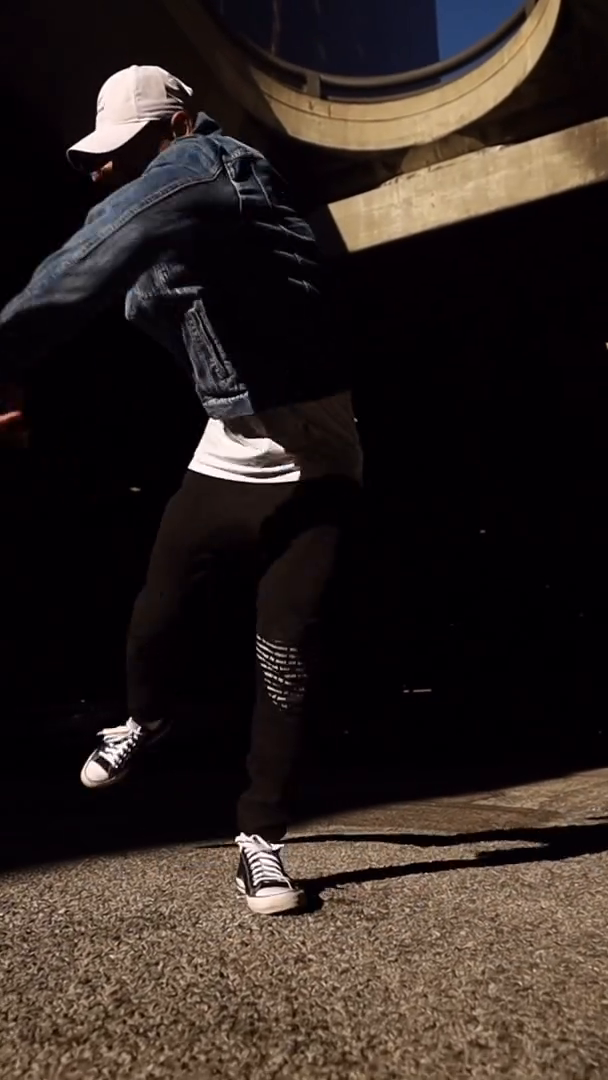
#> input picture frame 50 of learning-opencv/testvid.mp4, 608 x 1080 px
$ python video-processing-applying-filters.py
#> lines starting #> are read from the running program, lines starting #| are printed output that depends on the picture; after the words box and inside, x2 and y2 are one past the last pixel; in counts of white or black regions, pixels touching at a corner belong together
import cv2

cap = cv2.VideoCapture('testvid.mp4')
h = int(cap.get(cv2.CAP_PROP_FRAME_HEIGHT) * 0.4)
w = int(cap.get(cv2.CAP_PROP_FRAME_WIDTH) * 0.4)
fps = cap.get(cv2.CAP_PROP_FPS)
delay = int(1000/fps)

while True:
    ret, frame = cap.read()
#> frame is the input picture: shape (1080, 608, 3); mean B, G, R 33.8, 37.6, 47.2

    if not ret:
        break

    frame = cv2.resize(frame, (w, h), interpolation=cv2.INTER_AREA)
#> frame: shape (432, 243, 3)
    cv2.imshow('Simple', frame)

    grayscale = cv2.cvtColor(frame, cv2.COLOR_BGR2GRAY)
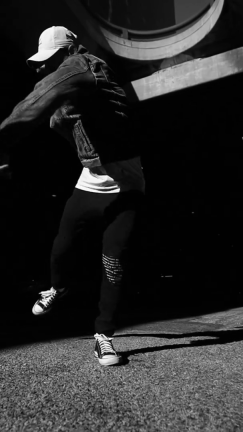
#> grayscale: shape (432, 243); min 0, max 250, mean 40
    cv2.imshow('Grayscaled', grayscale)

    edges = cv2.Canny(frame, 300, 500)
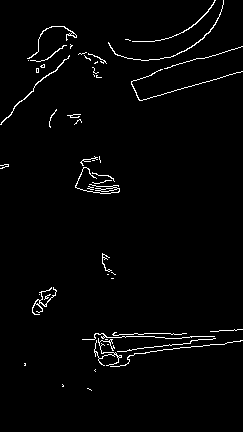
#> edges: shape (432, 243); 2.1% white in thin lines or dots
    canny = cv2.cvtColor(edges, cv2.COLOR_GRAY2BGR)
#> canny: shape (432, 243, 3); 2.1% white in thin lines or dots
    cv2.imshow('Canny Edges', canny)

    gaussianBlur = cv2.GaussianBlur(frame, (9, 9), 0)
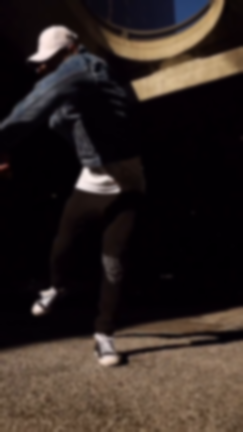
#> gaussianBlur: shape (432, 243, 3); mean B, G, R 33.8, 37.6, 47.2
    cv2.putText(gaussianBlur, 'testing', (100, 40), cv2.FONT_HERSHEY_SIMPLEX, 1, (0, 0, 255), 2, cv2.LINE_AA)
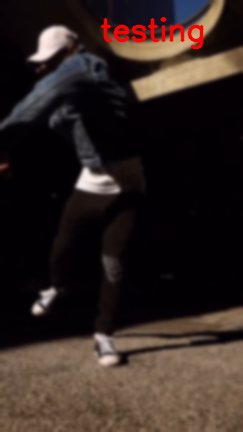
#> gaussianBlur: shape (432, 243, 3); 1.33% of pixels changed, all inside (x1, y1, x2, y2) = (100, 17, 204, 50)
    cv2.imshow('Gaussian Blur', gaussianBlur)


    if(cv2.waitKey(delay) & 0xff == ord('q')):
#> (key q is pressed here)
        break


cap.release()
cv2.destroyAllWindows()

$ run again, starting later in the video
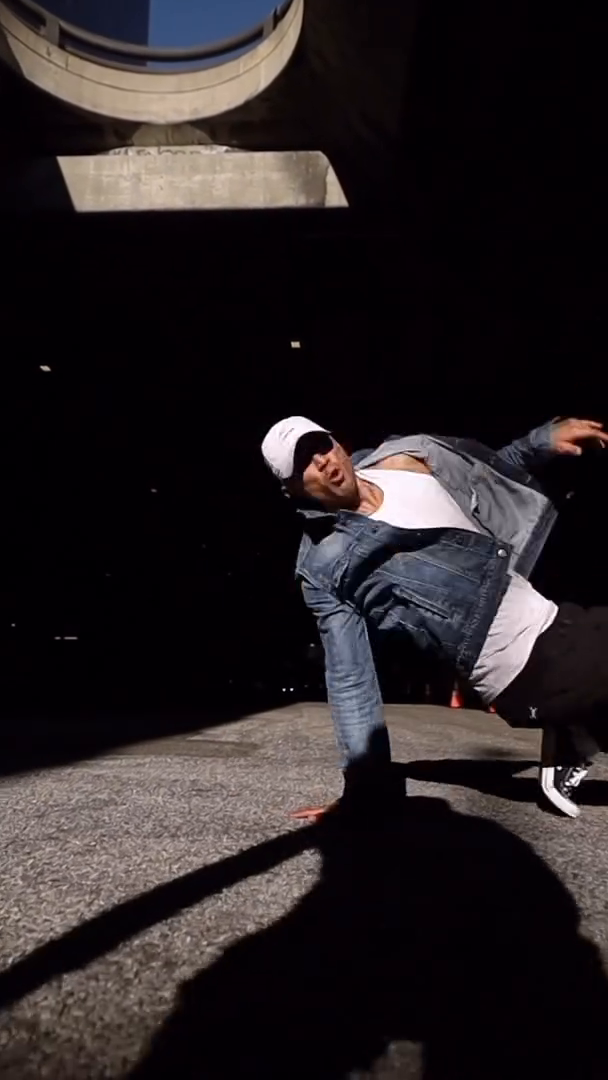
#> input picture frame 227 of learning-opencv/testvid.mp4, 608 x 1080 px
#> frame is the input picture: shape (1080, 608, 3); mean B, G, R 36.3, 34.4, 40.6
#> frame: shape (432, 243, 3)
#> `edges = cv2.Canny(frame, 300, 500)`:
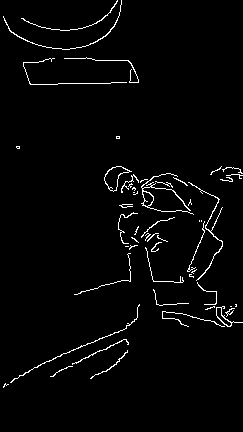
#> edges: shape (432, 243); 2.5% white in thin lines or dots, all inside (x1, y1, x2, y2) = (3, 0, 243, 388)
#> `cv2.putText(gaussianBlur, 'testing', (100, 40), cv2.FONT_HERSHEY_SIMPL..`:
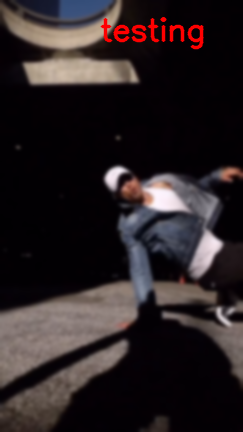
#> gaussianBlur: shape (432, 243, 3); mean B, G, R 36.2, 34.2, 42.7

$ run again, starting later in the video
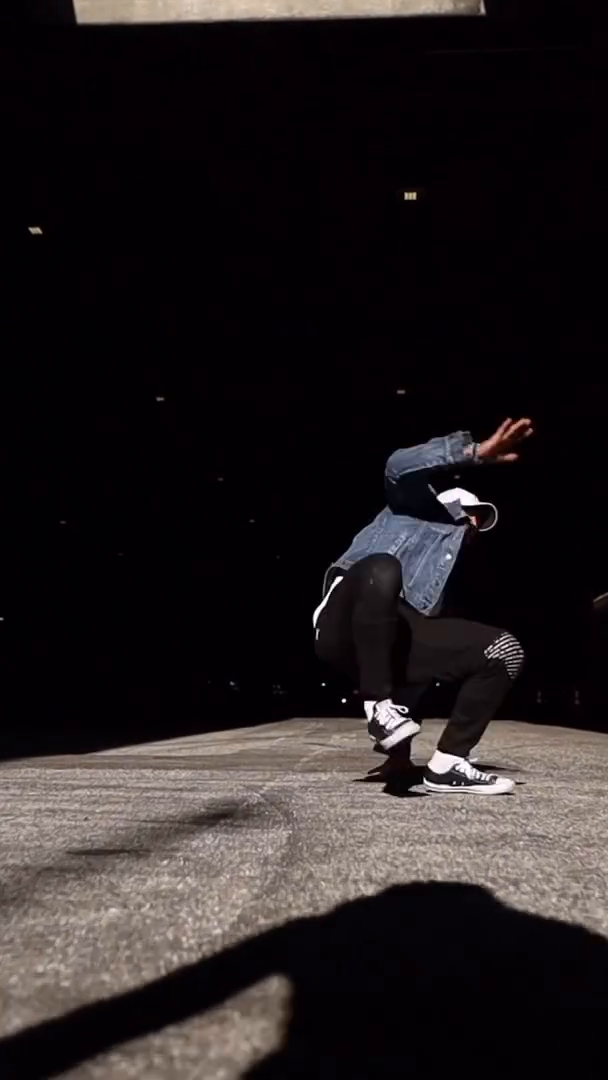
#> input picture frame 404 of learning-opencv/testvid.mp4, 608 x 1080 px
#> frame is the input picture: shape (1080, 608, 3); mean B, G, R 32.7, 31.4, 37
#> frame: shape (432, 243, 3)
#> `edges = cv2.Canny(frame, 300, 500)`:
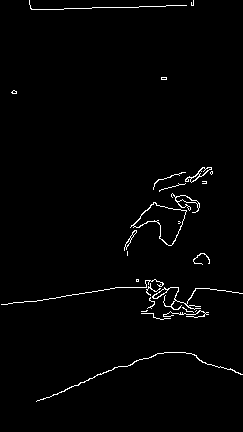
#> edges: shape (432, 243); 1.6% white in thin lines or dots
#> canny: shape (432, 243, 3); 1.6% white in thin lines or dots
#> `cv2.putText(gaussianBlur, 'testing', (100, 40), cv2.FONT_HERSHEY_SIMPL..`:
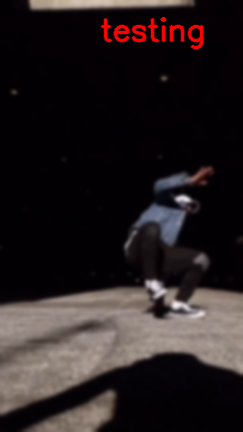
#> gaussianBlur: shape (432, 243, 3); mean B, G, R 32.6, 31.4, 39.3
